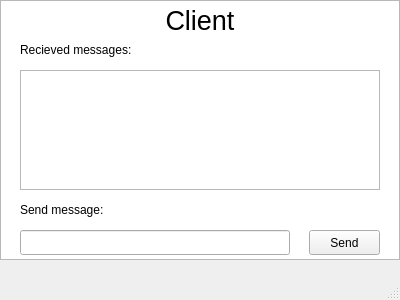
<?xml version="1.0" encoding="UTF-8"?>
<ui version="4.0">
 <class>MainWindow</class>
 <widget class="QMainWindow" name="MainWindow">
  <property name="geometry">
   <rect>
    <x>0</x>
    <y>0</y>
    <width>400</width>
    <height>300</height>
   </rect>
  </property>
  <property name="minimumSize">
   <size>
    <width>400</width>
    <height>300</height>
   </size>
  </property>
  <property name="maximumSize">
   <size>
    <width>400</width>
    <height>300</height>
   </size>
  </property>
  <property name="windowTitle">
   <string>MainWindow</string>
  </property>
  <widget class="QWidget" name="centralwidget">
   <widget class="QListView" name="listView">
    <property name="geometry">
     <rect>
      <x>0</x>
      <y>0</y>
      <width>400</width>
      <height>260</height>
     </rect>
    </property>
   </widget>
   <widget class="QLabel" name="mainLabel">
    <property name="geometry">
     <rect>
      <x>10</x>
      <y>0</y>
      <width>380</width>
      <height>40</height>
     </rect>
    </property>
    <property name="font">
     <font>
      <pointsize>20</pointsize>
     </font>
    </property>
    <property name="text">
     <string>Client</string>
    </property>
    <property name="alignment">
     <set>Qt::AlignCenter</set>
    </property>
   </widget>
   <widget class="QTextEdit" name="recvMsgTextEdit">
    <property name="geometry">
     <rect>
      <x>20</x>
      <y>70</y>
      <width>360</width>
      <height>120</height>
     </rect>
    </property>
    <property name="overwriteMode">
     <bool>false</bool>
    </property>
    <property name="textInteractionFlags">
     <set>Qt::TextSelectableByKeyboard|Qt::TextSelectableByMouse</set>
    </property>
   </widget>
   <widget class="QLabel" name="label">
    <property name="geometry">
     <rect>
      <x>20</x>
      <y>40</y>
      <width>360</width>
      <height>20</height>
     </rect>
    </property>
    <property name="text">
     <string>Recieved messages:</string>
    </property>
   </widget>
   <widget class="QLabel" name="label_2">
    <property name="geometry">
     <rect>
      <x>20</x>
      <y>200</y>
      <width>360</width>
      <height>20</height>
     </rect>
    </property>
    <property name="text">
     <string>Send message:</string>
    </property>
   </widget>
   <widget class="QLineEdit" name="sendMsgTextEdit">
    <property name="geometry">
     <rect>
      <x>20</x>
      <y>230</y>
      <width>270</width>
      <height>25</height>
     </rect>
    </property>
   </widget>
   <widget class="QPushButton" name="sendButton">
    <property name="geometry">
     <rect>
      <x>309</x>
      <y>230</y>
      <width>71</width>
      <height>25</height>
     </rect>
    </property>
    <property name="text">
     <string>Send</string>
    </property>
   </widget>
  </widget>
  <widget class="QMenuBar" name="menubar">
   <property name="geometry">
    <rect>
     <x>0</x>
     <y>0</y>
     <width>400</width>
     <height>22</height>
    </rect>
   </property>
  </widget>
  <widget class="QStatusBar" name="statusbar"/>
 </widget>
 <resources/>
 <connections/>
</ui>
